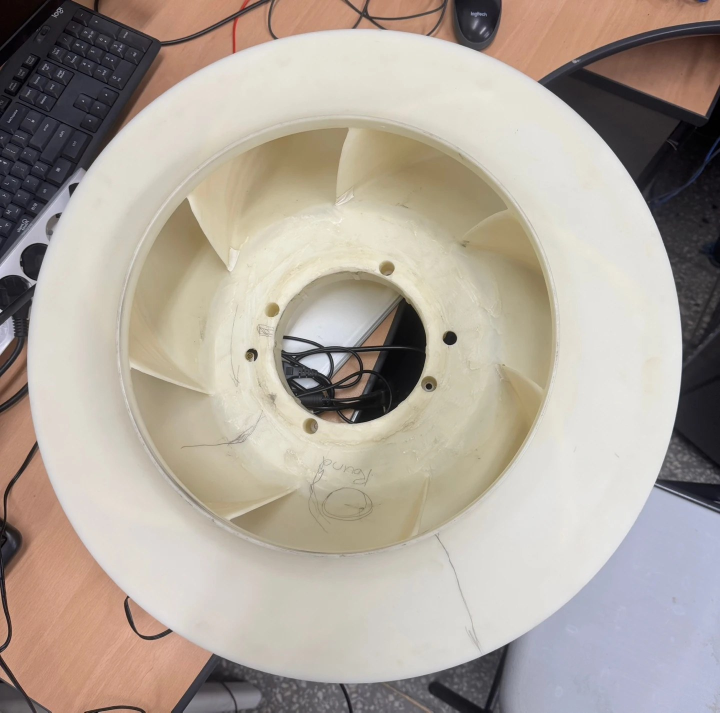
#> input picture samples/real_axial_eye.jpg, 1440 x 1425 px (shown at 1/2 size)
$ python analyze.py ../samples/real_axial_eye.jpg --ref-diameter-mm 1.0
#> lines starting #> are read from the running program, lines starting #| are printed output that depends on the picture
#> in _main, img is the input picture: shape (1425, 1440, 3); mean B, G, R 154.7, 165, 174.7
"""Recover :class:`ImpellerParams` from an axial-view photograph.

Pipeline (see SPEC "Module: fanscan/analyze.py"):

1. scale        - white reference circle of known diameter (or ``outer_diameter_mm``)
2. centre/disc  - Otsu threshold, largest contour, circle fit of its convex hull anchored
                  on ``cv2.minEnclosingCircle`` (blade grooves cannot pull it inward)
3. radial       - ``cv2.warpPolar`` -> mean / variance vs r -> blade annulus (r1, r2), hub;
                  re-unwrapped wider when the annulus runs into the radius limit
4. blade count  - harmonic-comb spectrum score at several radii (noise floor subtracted),
                  majority vote, cross-checked by a direct count of the angular minima
5. tracing      - per-radius angular minima linked into Z traces, ``geometry.fit_linear_beta``
6. thickness    - half-depth width of the dark ridge at mid radius, obliquity corrected
7. blade width  - not observable; use the hint or 0.2 * D2 with a warning

Coordinate convention
---------------------
``cv2.warpPolar`` measures its angle phi in the *image* frame (y down):
``phi = atan2(py - cy, px - cx)``.  The blade model (:mod:`fanscan.geometry`)
lives in a y-up math frame where the blade sweeps toward +theta (CCW).  A math
point ``(r, theta)`` is drawn at ``px = cx + r cos(theta)``,
``py = cy - r sin(theta)`` so ``phi = -theta`` and we use ``theta = -phi``.
A wrong sign shows up as ``beta ~ 180 - beta``.
"""
from __future__ import annotations

import json
import math
import sys
from dataclasses import dataclass, field
from pathlib import Path
from typing import Any

import cv2
import numpy as np
from scipy.ndimage import gaussian_filter1d
from scipy.signal import find_peaks

from . import geometry
from .params import ImpellerParams

Z_MIN, Z_MAX = 2, 64
_REF_THRESHOLD = 240          # reference circle is the only thing brighter than this
_MIN_ANGLE_BINS = 1440        # polar rows (0.25 deg) - raised so 1 row ~ 1 px at the disc edge
_MAX_ANGLE_BINS = 4096


@dataclass
class AnalysisResult:
    params: ImpellerParams
    px_per_mm: float
    center_xy: tuple[float, float]
    confidence: dict[str, float] = field(default_factory=dict)   # 0..1 per parameter
    debug: dict[str, Any] = field(default_factory=dict)          # intermediate arrays/values


# ---------------------------------------------------------------------------
# helpers
# ---------------------------------------------------------------------------
def _to_gray(img: np.ndarray) -> np.ndarray:
    """Any image -> 8-bit single channel, rescaling by dtype rather than clipping.

    ``cv2.imread(..., IMREAD_UNCHANGED)`` hands 16-bit PNGs to us as uint16 and
    callers may pass float images in [0, 1]; clipping those to [0, 255] would
    saturate / flatten the whole image.
    """
    img = np.asarray(img)
    if img.ndim == 3 and img.shape[2] == 1:
        img = img[:, :, 0]
    if img.dtype != np.uint8:
        f = img.astype(np.float64)
        if img.dtype == np.bool_:
            f = f * 255.0
        elif np.issubdtype(img.dtype, np.integer):
            hi = float(f.max()) if f.size else 0.0
            if hi > 255.0:
                # 16-bit container: scale by its range; anything wider by the data range
                full = float(np.iinfo(img.dtype).max)
                f = f * (255.0 / (full if full <= 65535.0 else hi))
        else:                                   # float: [0,1] or [0,255]
            hi = float(np.nanmax(f)) if f.size else 0.0
            if hi <= 1.0:
                f = f * 255.0
            elif hi > 255.0:
                lo = float(np.nanmin(f))
                f = (f - lo) * (255.0 / max(hi - lo, 1e-12))
        img = np.clip(np.rint(np.nan_to_num(f)), 0, 255).astype(np.uint8)
    if img.ndim == 3:
        if img.shape[2] == 4:
            img = cv2.cvtColor(np.ascontiguousarray(img), cv2.COLOR_BGRA2GRAY)
        else:
            img = cv2.cvtColor(np.ascontiguousarray(img), cv2.COLOR_BGR2GRAY)
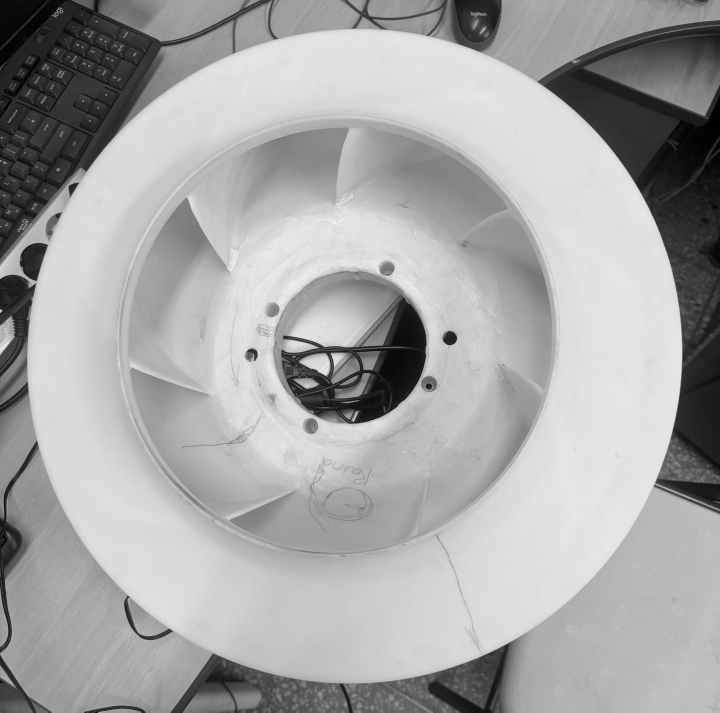
#> img: shape (1425, 1440) (shown at 1/2 size); min 0, max 251, mean 166.7
    return np.ascontiguousarray(img)


# [9 lines left out: function _fit_circle, not called in this run]


def _find_reference_circle(gray: np.ndarray, debug: dict[str, Any]
                           ) -> tuple[float, float, float] | None:
    """Locate the solid white reference circle -> (cx, cy, radius_px) or None.

    Candidate blobs are everything above ``_REF_THRESHOLD`` after a median
    filter.  The most circular blob with a plausible area wins.  Its radius is
    refined from the integral of the normalised intensity over a window around
    the blob (``pi r^2``), which is sub-pixel accurate and blur-invariant.
    """
    h, w = gray.shape
#> h = 1425; w = 1440
    med = cv2.medianBlur(gray, 5)
    _, bw = cv2.threshold(med, _REF_THRESHOLD, 255, cv2.THRESH_BINARY)
#> bw: shape (1425, 1440); every value is 0
    contours, _ = cv2.findContours(bw, cv2.RETR_EXTERNAL, cv2.CHAIN_APPROX_NONE)
#> contours = []
    img_area = float(h * w)
#> img_area = 2052000
    best, best_score = None, 0.0
    candidates = []
    for c in contours:
        area = cv2.contourArea(c)
        if area < 30 or area > 0.2 * img_area:       # too small / this is the impeller
            continue
        per = cv2.arcLength(c, True)
        if per <= 0:
            continue
        circ = 4.0 * math.pi * area / (per * per)   # 1 for a perfect circle
        (cx, cy), r = cv2.minEnclosingCircle(c)
        fill = area / (math.pi * r * r)              # solid disc -> ~1
        score = circ * fill
        candidates.append({"center": (float(cx), float(cy)), "r": float(r),
                           "area": float(area), "circularity": float(circ), "fill": float(fill)})
        if circ > 0.7 and fill > 0.7 and score > best_score:
            best, best_score = (cx, cy, r, area), score
#> this loop made 0 passes
#> after the loop, best_score = 0; candidates = []
    debug["ref_candidates"] = candidates
    if best is None:
        return None
    cx, cy, r, area = best

    # Sub-pixel radius: integrate (I - bg) / (peak - bg) over a window.
    pad = int(round(r * 1.5 + 8))
    x0, x1 = max(int(cx - pad), 0), min(int(cx + pad) + 1, w)
    y0, y1 = max(int(cy - pad), 0), min(int(cy + pad) + 1, h)
    win = gray[y0:y1, x0:x1].astype(np.float64)
    border = np.concatenate([win[0], win[-1], win[:, 0], win[:, -1]])
    bg = float(np.median(border))
    yy, xx = np.mgrid[y0:y1, x0:x1]
    inside = (xx - cx) ** 2 + (yy - cy) ** 2 < (0.7 * r) ** 2
    peak = float(np.median(win[inside])) if inside.any() else 255.0
    if peak - bg < 40:
        r_sub = r
    else:
        # restrict the integral to a disc comfortably larger than the blob so the
        # impeller never leaks into it
        roi = (xx - cx) ** 2 + (yy - cy) ** 2 < (r + 6) ** 2
        s = float(np.sum((win[roi] - bg) / (peak - bg)))
        r_sub = math.sqrt(max(s, 1.0) / math.pi)
        if abs(r_sub - r) > 0.15 * r + 2:     # integral disagrees wildly -> trust the contour
            r_sub = r
    debug["ref_circle"] = {"center": (float(cx), float(cy)), "r_contour": float(r),
                           "r_px": float(r_sub), "bg": bg, "peak": peak}
    return float(cx), float(cy), float(r_sub)


# [493 lines left out: functions _find_disc, _polar, _edge_cross, _ramp_top, _blade_band, _hub_radius and 7 more, not called in this run]


# ---------------------------------------------------------------------------
# main entry
# ---------------------------------------------------------------------------
def analyze(img: np.ndarray, *, ref_diameter_mm: float | None = None,
            outer_diameter_mm: float | None = None,
            blade_width_mm: float | None = None,
            blade_count_hint: int | None = None) -> AnalysisResult:
    """Analyse an axial impeller photo.  See module docstring for the pipeline."""
    if ref_diameter_mm is None and outer_diameter_mm is None:
        raise ValueError("need ref_diameter_mm or outer_diameter_mm to establish scale")
    gray = _to_gray(np.asarray(img))
    debug: dict[str, Any] = {}
    warnings: list[str] = []
    conf: dict[str, float] = {}

    # 1. scale reference ----------------------------------------------------
    ref = None
    px_per_mm: float | None = None
    if ref_diameter_mm is not None:
        ref = _find_reference_circle(gray, debug)
        if ref is None:
            if outer_diameter_mm is None:
#> (the run stopped early here; a loop or call above may not have finished)
